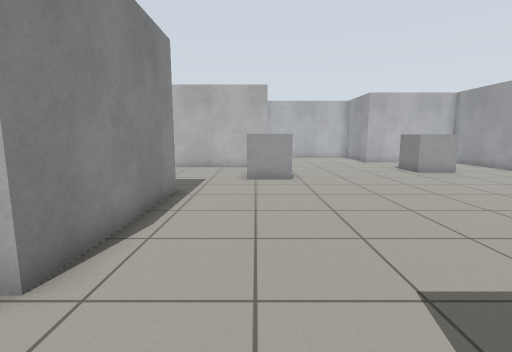
[1] (above)

15 first-person views from a walk through a world built for the Gazebo simulator. The camera is 0.94 m above the floor, tilts 8° down and sees 85° across. The floor is counted in squares, 0.5 m on a side. Each view is taken from the middle of a square. On the plan, view 1 faces up. The plan holds only what a view shows up to about 16 squares ahead; the rest is blank.

[2]
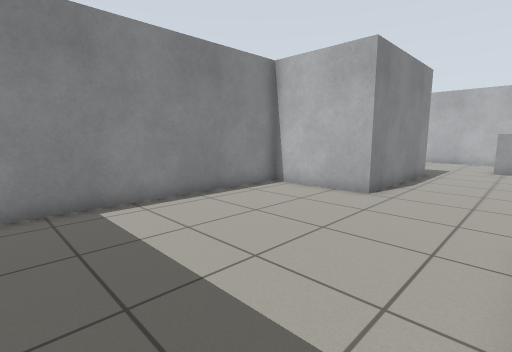

[3]
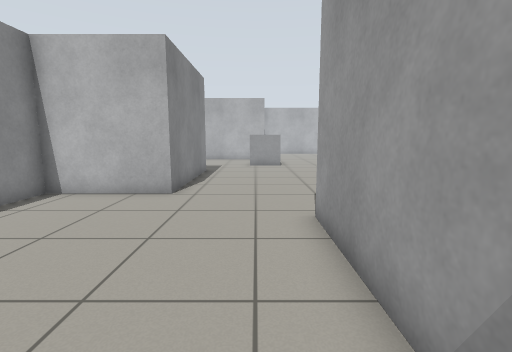

[4]
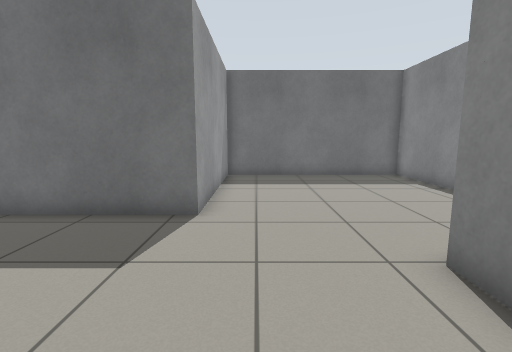

[5]
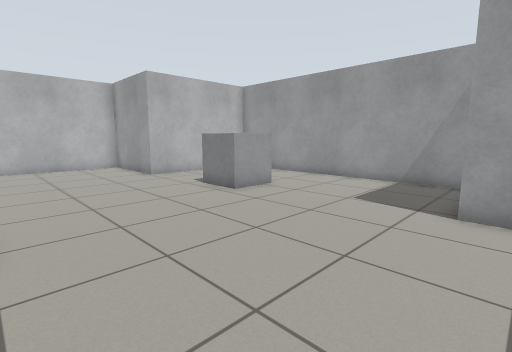

[6]
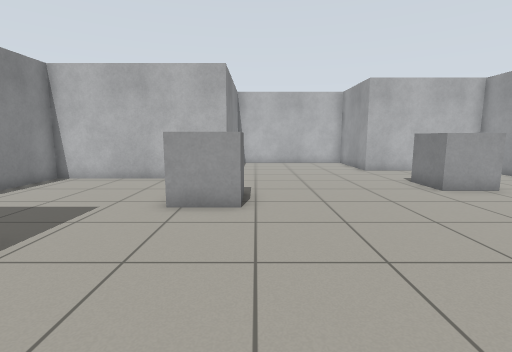

[7]
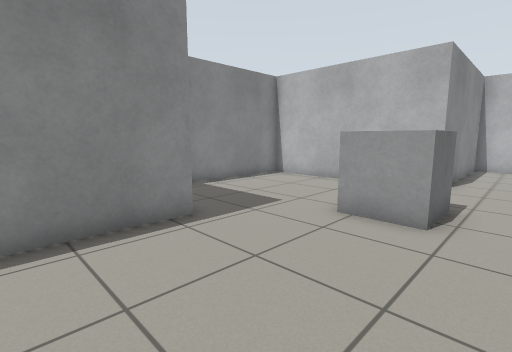

[8]
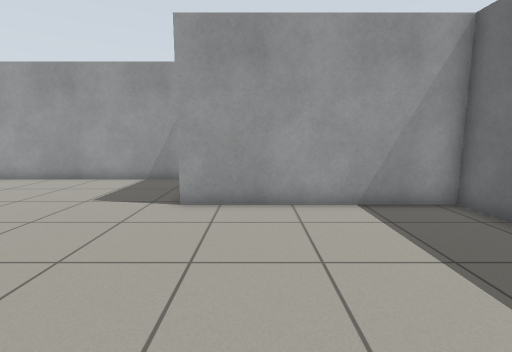

[9]
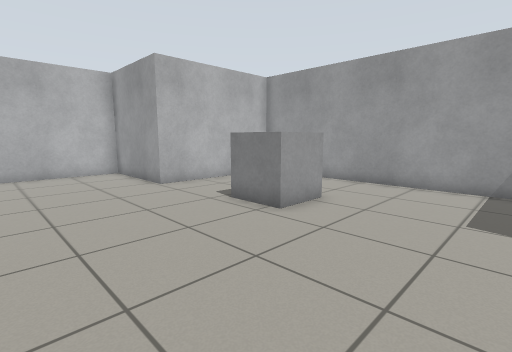

[10]
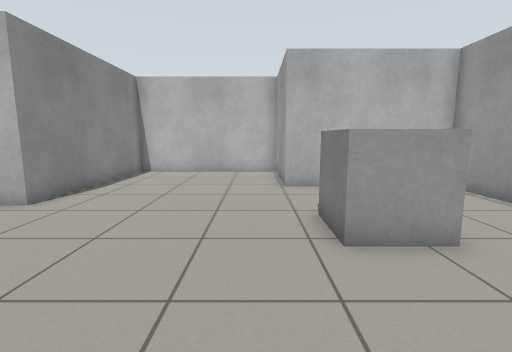

[11]
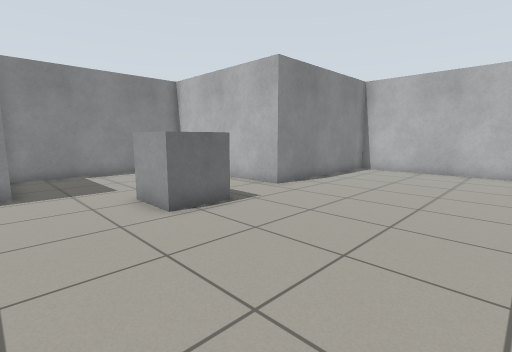

[12]
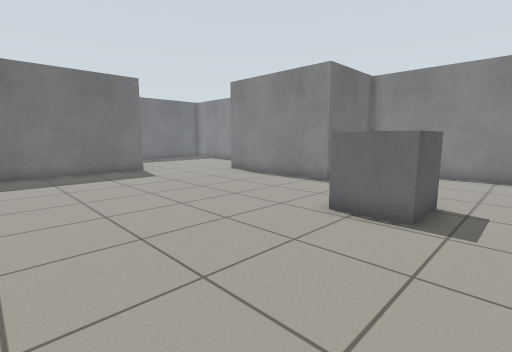

[13]
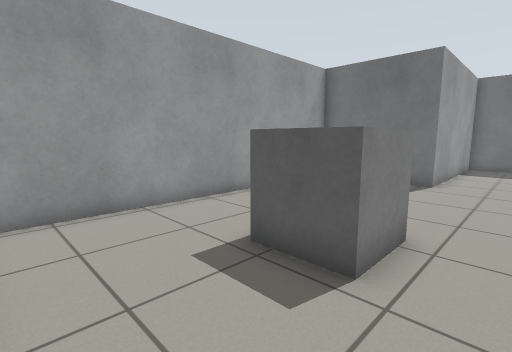

[14]
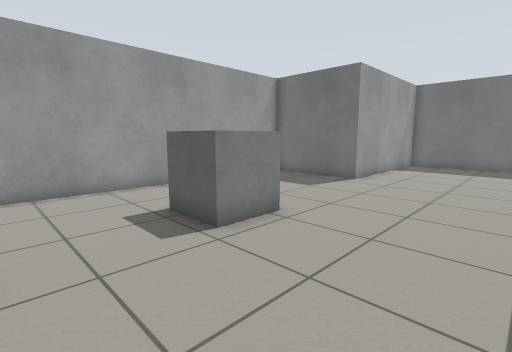

[15]
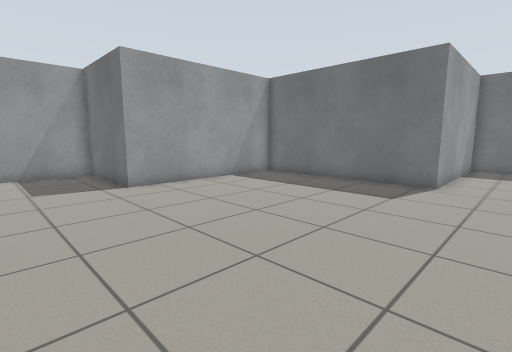

### Floor plan
Ten units are one square. View 1 is at (0, 0); x grows to the right and y downward. Boxes are objects, and circles mark ways between rooms. Rooms are numbered by the first view taken in them; rooms with no view inside come last. Other rooms are left out.
<svg viewBox="-75 -257 223 330">
<path fill="none" stroke="#000" d="M-28 -31 -70 -31 -70 68 14 68 14 -4M14 -4 96 -4 96 -81 143 -81 143 -205 81 -205 81 -252 7 -252 7 -175 -70 -175 -70 -96 -28 -96 -28 -31"/>
<rect x="-5" y="-145" width="20" height="20" fill="#bbb"><title>grey box</title></rect>
<rect x="85" y="-165" width="20" height="20" fill="#bbb"><title>grey box</title></rect>
<circle cx="-10" cy="-16" r="3" fill="#2a7"/>
<text x="-30" y="20">1</text>
<text x="40" y="-120">2</text>
</svg>
Room 1 opens to room 2.

Where each view was taken, in squares from view 1:
view 1: 0 up, 0 right, facing up
view 2: 6 down, 1 right, facing up-left
view 3: 6 down, 0 right, facing up
view 4: 7 up, 0 right, facing down
view 5: 7 up, 2 right, facing up-right
view 6: 5 up, 2 right, facing up
view 7: 6 up, 3 right, facing up-left
view 8: 6 up, 2 right, facing right
view 9: 10 up, 3 right, facing up-right
view 10: 10 up, 7 right, facing up
view 11: 9 up, 8 right, facing up-left
view 12: 16 up, 8 right, facing down-left
view 13: 20 up, 7 right, facing down-right
view 14: 20 up, 4 right, facing down-right
view 15: 12 up, 1 left, facing down-right
